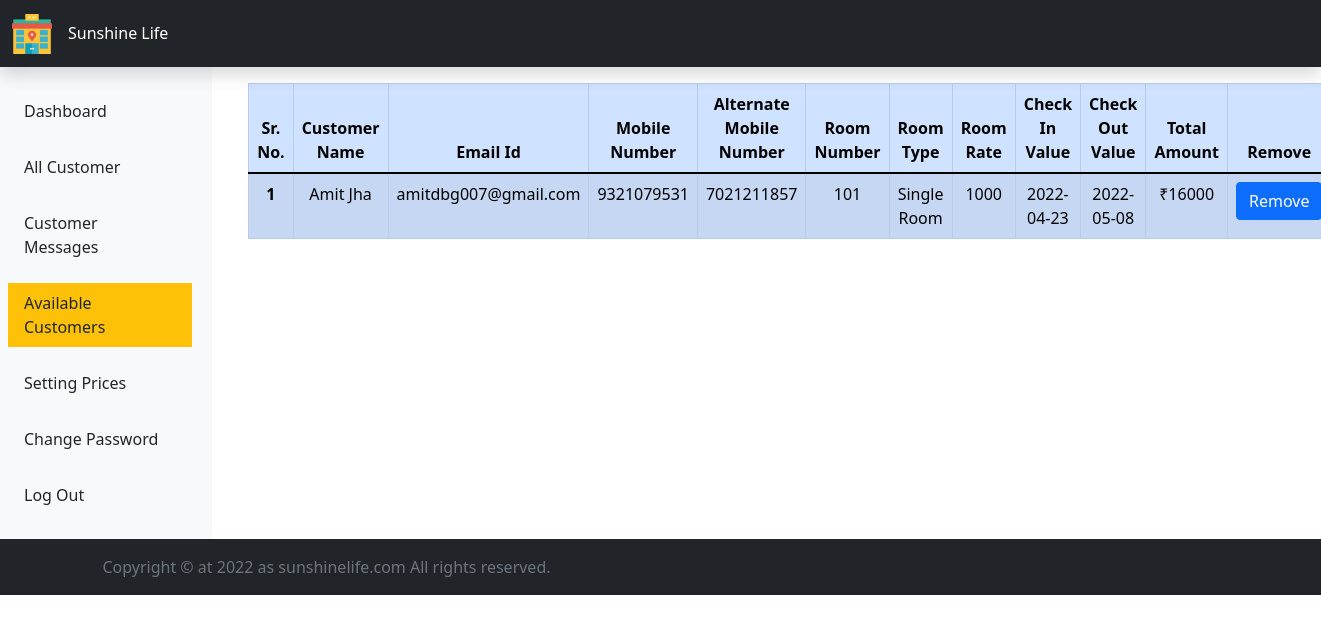
The page /admin/available_customers.php (signed in) on the database its author committed.
### tables this page shows
CREATE TABLE `payment_details` (
  `sr_no` int(11) NOT NULL,
  `person_name` varchar(50) NOT NULL,
  `email_id` varchar(50) NOT NULL,
  `mobile_number` varchar(15) NOT NULL,
  `alternate_mobile_number` varchar(15) NOT NULL,
  `room_type` varchar(50) NOT NULL,
  `room_no` varchar(50) NOT NULL,
  `room_rate` varchar(50) NOT NULL,
  `check_in_value` varchar(50) NOT NULL,
  `check_out_value` varchar(50) NOT NULL,
  `total_amount` varchar(50) NOT NULL,
  `card_number` varchar(50) NOT NULL,
  `expiry` varchar(50) NOT NULL,
  `cvv_or_cvc` varchar(10) NOT NULL
);

### admin/available_customers.php (the view, shortened to what this page needs)
<?php
    include "includes/header.php";
?>
<div class="col-sm-10">
        <div class="container">
        <table class="table table-responsive table-bordered table-striped table-primary mt-3">
            <thead>
                <tr>
                    <th scope="col" class="text-center">Sr. No.</th>
                    <th scope="col" class="text-center">Customer Name</th>
                    <th scope="col" class="text-center">Email Id</th>
                    <th scope="col" class="text-center">Mobile Number</th>
                    <th scope="col" class="text-center">Alternate Mobile Number</th>
                    <th scope="col" class="text-center">Room Number</th>
                    <th scope="col" class="text-center">Room Type</th>
                    <th scope="col" class="text-center">Room Rate</th>
                    <th scope="col" class="text-center">Check In Value</th>
                    <th scope="col" class="text-center">Check Out Value</th>
                    <th scope="col" class="text-center">Total Amount</th>
                    <th scope="col" class="text-center">Remove</th>
                </tr>
            </thead>
            <tbody>
                <?php
                    include "conn.php";
                    $sql = "SELECT * FROM `payment_details`";
                    $result = mysqli_query($conn, $sql);
                    $num = mysqli_num_rows($result);
                    if($num>0){
                        $i = 0;
                        while($rows = mysqli_fetch_assoc($result)){
                            $i++;
                            echo "<tr>
                            <th scope='row' class='text-center'>".$i."</th>
                            <td class='text-center'>".$rows['person_name']."</td>
                            <td class='text-center'>".$rows['email_id']."</td>
                            <td class='text-center'>".$rows['mobile_number']."</td>
                            <td class='text-center'>".$rows['alternate_mobile_number']."</td>
                            <td class='text-center'>".$rows['room_no']."</td>
                            <td class='text-center'>".$rows['room_type']."</td>
                            <td class='text-center'>".$rows['room_rate']."</td>
                            <td class='text-center'>".$rows['check_in_value']."</td>
                            <td class='text-center'>".$rows['check_out_value']."</td>
                            <td class='text-center'>".$rows['total_amount']."</td>
                            <td class='text-center'><form action='remove_user_from_room.php' method='post'><input type='hidden' name='room_no' value='".$rows['room_no']."'><input type='submit' class='btn btn-primary text-white remove-customer-hover' name='remove' value='Remove' /></form></td>
                            </tr>";
                        }
                    }
                    ?>
            </tbody>
        </table>
        </div>
    </div>
</div>
<?php
    include "includes/footer.php";
?>

### rows shown on the page
payment_details: person_name "Amit Jha", email "amitdbg007@gmail.com", mobile_number "9321079531", alternate_mobile_number "7021211857", room_no "101", room_type "Single Room", room_rate "1000", check_in_value "2022-04-23", check_out_value "2022-05-08", total_amount "₹16000"
